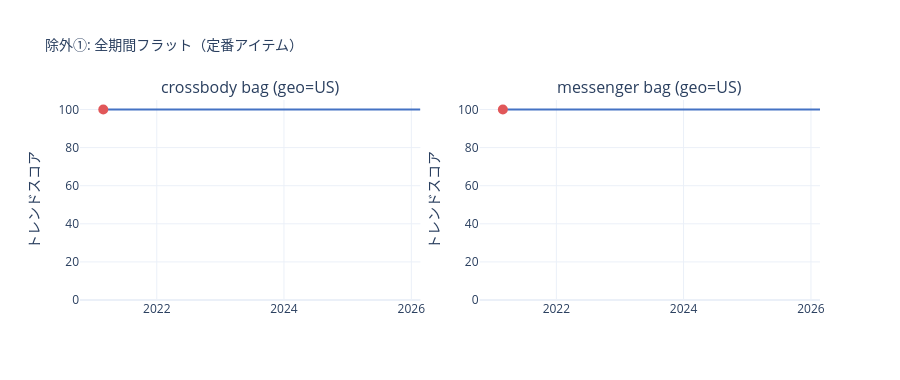

Notebook source saved alongside this figure:
### Markdown cell above
### 除外①: 全期間フラット（定番アイテム）

検索量が期間全体にわたって高水準で安定しており、トレンドサイクルが存在しない。
「波及」ではなく「もともと需要がある」アイテムのためラグ計算不可。

### Code cell
ex1 = ['crossbody bag', 'messenger bag']
EXCLUDED_SO_FAR.update(ex1)
plot_waves([
    ('crossbody bag (geo=US)', 'crossbody bag', 'items_en', '2021_2026'),
    ('messenger bag (geo=US)', 'messenger bag', 'items_en', '2021_2026'),
], '除外①: 全期間フラット（定番アイテム）', ncols=2)

### Figure 1 — Plotly figure (JSON) as saved in the notebook; plotly's stock layout.template omitted (floating-point values rounded to 4 significant figures; data arrays with more than 128 entries replaced by an {"elided": "..."} marker saying what was removed)
{"data": [{"line": {"color": "#4472C4", "width": 2}, "showlegend": false, "type": "scatter", "x": {"elided": "261 str values"}, "xaxis": "x", "y": {"elided": "261 float values"}, "yaxis": "y"}, {"marker": {"color": "#E15759", "size": 10}, "mode": "markers+text", "showlegend": false, "text": ["<b>100.0</b>"], "textfont": {"size": 11}, "textposition": "top center", "type": "scatter", "x": ["2021-02-28T00:00:00"], "xaxis": "x", "y": [100.0], "yaxis": "y"}, {"line": {"color": "#4472C4", "width": 2}, "showlegend": false, "type": "scatter", "x": {"elided": "261 str values"}, "xaxis": "x2", "y": {"elided": "261 float values"}, "yaxis": "y2"}, {"marker": {"color": "#E15759", "size": 10}, "mode": "markers+text", "showlegend": false, "text": ["<b>100.0</b>"], "textfont": {"size": 11}, "textposition": "top center", "type": "scatter", "x": ["2021-02-28T00:00:00"], "xaxis": "x2", "y": [100.0], "yaxis": "y2"}], "layout": {"annotations": [{"font": {"size": 16}, "showarrow": false, "text": "crossbody bag (geo=US)", "x": 0.23, "xanchor": "center", "xref": "paper", "y": 1.0, "yanchor": "bottom", "yref": "paper"}, {"font": {"size": 16}, "showarrow": false, "text": "messenger bag (geo=US)", "x": 0.77, "xanchor": "center", "xref": "paper", "y": 1.0, "yanchor": "bottom", "yref": "paper"}], "height": 380, "title": {"font": {"size": 14}, "text": "除外①: 全期間フラット（定番アイテム）"}, "xaxis": {"anchor": "y", "domain": [0.0, 0.46]}, "xaxis2": {"anchor": "y2", "domain": [0.54, 1.0]}, "yaxis": {"anchor": "x", "domain": [0.0, 1.0], "range": [0, 105], "title": {"text": "トレンドスコア"}}, "yaxis2": {"anchor": "x2", "domain": [0.0, 1.0], "range": [0, 105], "title": {"text": "トレンドスコア"}}}}
